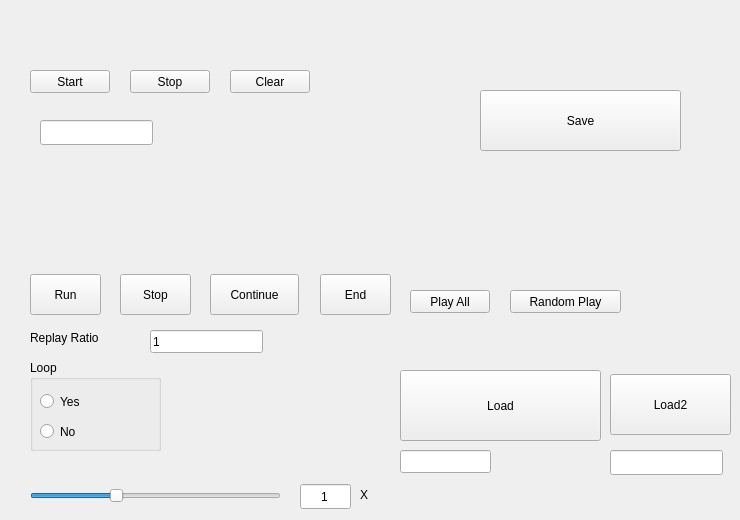
    <widget class="QWidget" name="Base_2">
     <attribute name="title">
      <string>Demonstrator</string>
     </attribute>
     <widget class="QLineEdit" name="lineEdit_demons_continue_samp_time">
      <property name="geometry">
       <rect>
        <x>150</x>
        <y>330</y>
        <width>113</width>
        <height>23</height>
       </rect>
      </property>
      <property name="text">
       <string>1</string>
      </property>
     </widget>
     <widget class="QLabel" name="label_27">
      <property name="geometry">
       <rect>
        <x>30</x>
        <y>330</y>
        <width>91</width>
        <height>16</height>
       </rect>
      </property>
      <property name="text">
       <string>Replay Ratio</string>
      </property>
     </widget>
     <widget class="QPushButton" name="pushButton_demon_continue_load">
      <property name="geometry">
       <rect>
        <x>400</x>
        <y>370</y>
        <width>201</width>
        <height>71</height>
       </rect>
      </property>
      <property name="text">
       <string>Load</string>
      </property>
     </widget>
     <widget class="QPushButton" name="pushButton_demon_continue_stop">
      <property name="geometry">
       <rect>
        <x>130</x>
        <y>70</y>
        <width>80</width>
        <height>23</height>
       </rect>
      </property>
      <property name="text">
       <string>Stop</string>
      </property>
     </widget>
     <widget class="QPushButton" name="pushButton_demon_continue_save">
      <property name="geometry">
       <rect>
        <x>480</x>
        <y>90</y>
        <width>201</width>
        <height>61</height>
       </rect>
      </property>
      <property name="text">
       <string>Save</string>
      </property>
     </widget>
     <widget class="QPushButton" name="pushButton_demon_continue_start">
      <property name="geometry">
       <rect>
        <x>30</x>
        <y>70</y>
        <width>80</width>
        <height>23</height>
       </rect>
      </property>
      <property name="text">
       <string>Start</string>
      </property>
     </widget>
     <widget class="QPushButton" name="pushButton_demons_continue_clear">
      <property name="geometry">
       <rect>
        <x>230</x>
        <y>70</y>
        <width>80</width>
        <height>23</height>
       </rect>
      </property>
      <property name="text">
       <string>Clear</string>
      </property>
     </widget>
     <widget class="QPushButton" name="pushButton_demon_continue_replay">
      <property name="geometry">
       <rect>
        <x>30</x>
        <y>274</y>
        <width>71</width>
        <height>41</height>
       </rect>
      </property>
      <property name="text">
       <string>Run</string>
      </property>
     </widget>
     <widget class="QPushButton" name="pushButton_demon_continue_playall">
      <property name="geometry">
       <rect>
        <x>410</x>
        <y>290</y>
        <width>80</width>
        <height>23</height>
       </rect>
      </property>
      <property name="text">
       <string>Play All</string>
      </property>
     </widget>
     <widget class="QPushButton" name="pushButton_demon_continue_random_play">
      <property name="geometry">
       <rect>
        <x>510</x>
        <y>290</y>
        <width>111</width>
        <height>23</height>
       </rect>
      </property>
      <property name="text">
       <string>Random Play</string>
      </property>
     </widget>
     <widget class="QLineEdit" name="lineEdit_demons_file_loadname">
      <property name="geometry">
       <rect>
        <x>400</x>
        <y>450</y>
        <width>91</width>
        <height>23</height>
       </rect>
      </property>
      <property name="text">
       <string/>
      </property>
     </widget>
     <widget class="QLineEdit" name="lineEdit_demons_file_savename">
      <property name="geometry">
       <rect>
        <x>40</x>
        <y>120</y>
        <width>113</width>
        <height>25</height>
       </rect>
      </property>
     </widget>
     <widget class="QGroupBox" name="groupBox_12">
      <property name="geometry">
       <rect>
        <x>30</x>
        <y>360</y>
        <width>131</width>
        <height>91</height>
       </rect>
      </property>
      <property name="title">
       <string>Loop</string>
      </property>
      <widget class="QRadioButton" name="radioButton_demonstrator_loop">
       <property name="geometry">
        <rect>
         <x>10</x>
         <y>30</y>
         <width>112</width>
         <height>23</height>
        </rect>
       </property>
       <property name="text">
        <string>Yes</string>
       </property>
      </widget>
      <widget class="QRadioButton" name="radioButton_demonstrator_notloop">
       <property name="geometry">
        <rect>
         <x>10</x>
         <y>60</y>
         <width>112</width>
         <height>23</height>
        </rect>
       </property>
       <property name="text">
        <string>No</string>
       </property>
      </widget>
     </widget>
     <widget class="QPushButton" name="pushButton_demon_continue_replay_stop">
      <property name="geometry">
       <rect>
        <x>120</x>
        <y>274</y>
        <width>71</width>
        <height>41</height>
       </rect>
      </property>
      <property name="text">
       <string>Stop</string>
      </property>
     </widget>
     <widget class="QPushButton" name="pushButton_demon_continue_replay_continue">
      <property name="geometry">
       <rect>
        <x>210</x>
        <y>274</y>
        <width>89</width>
        <height>41</height>
       </rect>
      </property>
      <property name="text">
       <string>Continue</string>
      </property>
     </widget>
     <widget class="QPushButton" name="pushButton_demon_continue_replay_end">
      <property name="geometry">
       <rect>
        <x>320</x>
        <y>274</y>
        <width>71</width>
        <height>41</height>
       </rect>
      </property>
      <property name="text">
       <string>End</string>
      </property>
     </widget>
     <widget class="QSlider" name="horizontalSlider">
      <property name="geometry">
       <rect>
        <x>30</x>
        <y>480</y>
        <width>251</width>
        <height>31</height>
       </rect>
      </property>
      <property name="minimum">
       <number>5</number>
      </property>
      <property name="maximum">
       <number>20</number>
      </property>
      <property name="value">
       <number>10</number>
      </property>
      <property name="orientation">
       <enum>Qt::Horizontal</enum>
      </property>
     </widget>
     <widget class="QLineEdit" name="lineEdit_demons_speed">
      <property name="geometry">
       <rect>
        <x>300</x>
        <y>484</y>
        <width>51</width>
        <height>25</height>
       </rect>
      </property>
      <property name="text">
       <string>1</string>
      </property>
      <property name="alignment">
       <set>Qt::AlignCenter</set>
      </property>
     </widget>
     <widget class="QLabel" name="label">
      <property name="geometry">
       <rect>
        <x>360</x>
        <y>486</y>
        <width>16</width>
        <height>17</height>
       </rect>
      </property>
      <property name="text">
       <string>X</string>
      </property>
     </widget>
     <widget class="QLineEdit" name="lineEdit_demons_file_loadname2">
      <property name="geometry">
       <rect>
        <x>610</x>
        <y>450</y>
        <width>113</width>
        <height>25</height>
       </rect>
      </property>
     </widget>
     <widget class="QPushButton" name="pushButton_demon_continue_load2">
      <property name="geometry">
       <rect>
        <x>610</x>
        <y>374</y>
        <width>121</width>
        <height>61</height>
       </rect>
      </property>
      <property name="text">
       <string>Load2</string>
      </property>
     </widget>
    </widget>
